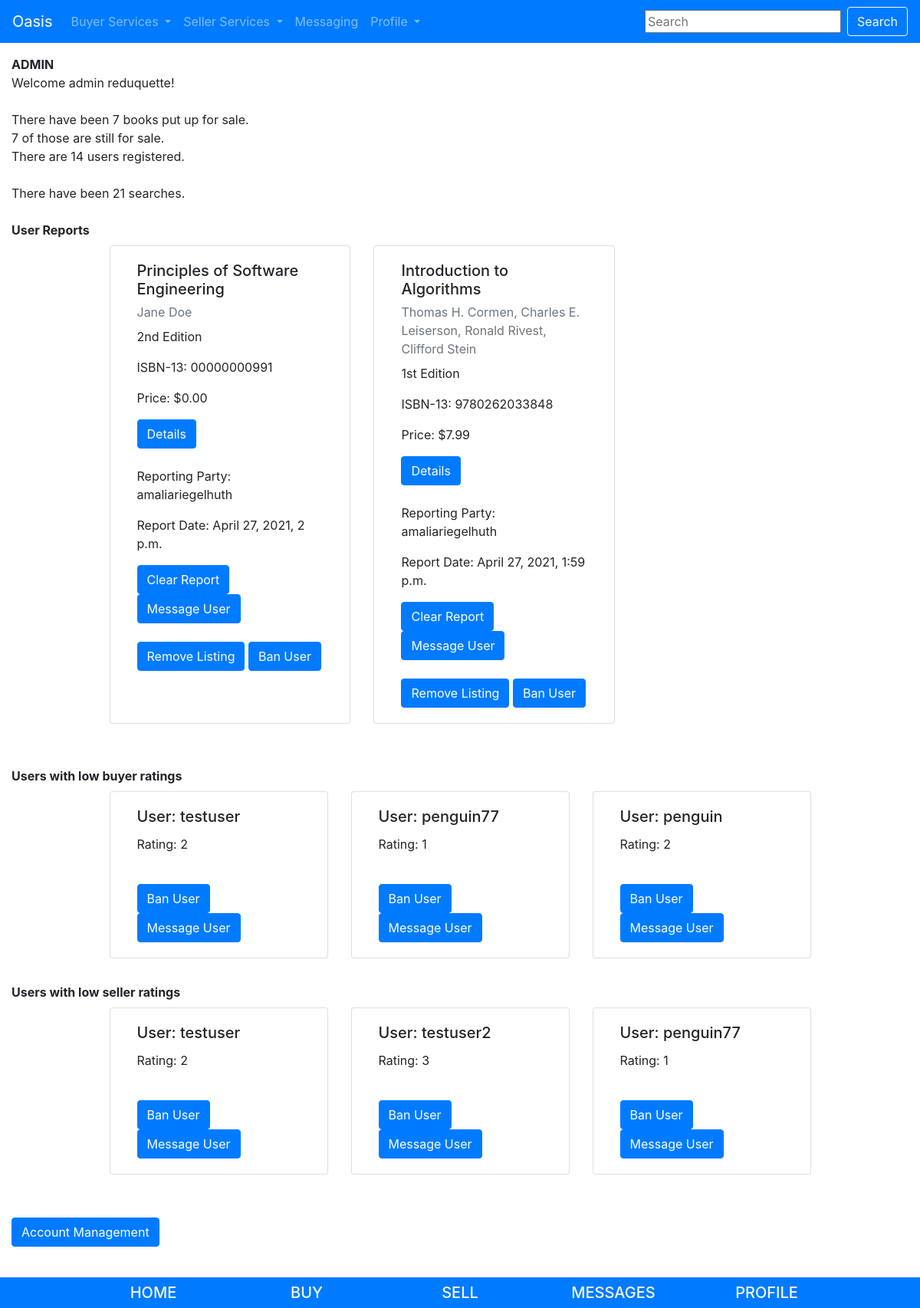
/pages/admin/ (signed in), run on the app's committed database.
### pages/models.py (models this page shows, shortened)
class NumSearch(models.Model):
    count = models.IntegerField(default=0)

class Listing(models.Model):
    id = models.UUIDField(primary_key=True, default=uuid.uuid4, help_text='unique id for this listing')
    book = models.ForeignKey('Book', on_delete=models.RESTRICT, null=True)
    date_added = models.DateTimeField(auto_now_add=True)
    user = models.ForeignKey(User,
                        default = 1,
                        null = True,
                        on_delete = models.SET_NULL
                        )
    price= models.DecimalField(max_digits=10, decimal_places=2)
    hide_listing = models.BooleanField(default=False)
    times_reported = models.SmallIntegerField(default=0)
    report = models.ForeignKey('ReportListing',null = True, on_delete = models.SET_NULL)
    condition = models.CharField(
        max_length=1,
        choices=CONDITION,
        blank=True,
        default=1,
        help_text='Book condition',
    )
    class Meta:
        ordering = ['-date_added']
    def get_absolute_url(self):
        return reverse('listings-detail', args=[str(self.id)])

class Book(models.Model):
    title = models.CharField(max_length=200)
    author = models.CharField(max_length=100)
    isbn = models.CharField('ISBN', max_length=13, unique=True, help_text='13 Character <a href="https://www.isbn-international.org/content/what-isbn">ISBN number</a>')
    edition = models.CharField(max_length=5) #length here assumes no more than 999th edition -- seems like a reasonable assumption
    pub_year = models.SmallIntegerField()

class ReportListing(models.Model):
    sent_by = models.ForeignKey(User, default = 1,
                        null = True,
                        on_delete = models.SET_NULL)
    date_reported = models.DateTimeField(auto_now_add=True)

class Profile(models.Model):
    user = models.OneToOneField(User, on_delete=models.CASCADE)
    buyer_rating = models.IntegerField(
        choices = RATINGS,
        default = 5,
    )
    seller_rating = models.IntegerField(
        choices = RATINGS,
        default = 5,
    )

### pages/views.py (the view)
# urls.py: path('admin/', admin.site.urls),
def admin(request):
    num_books = Book.objects.all().count()
    num_listings = Listing.objects.all().count()
    listings = Listing.objects.all()
    item = []
    item = listings.exclude(report = None)
    low_buyer = Profile.objects.all().exclude(buyer_rating = 5)
    low_buyer = low_buyer.exclude(buyer_rating = 4)
    low_buyer = low_buyer.exclude(buyer_rating = 3)
    low_seller = Profile.objects.all().exclude(seller_rating = 5)
    low_seller = low_seller.exclude(seller_rating = 4)
    low_seller = low_seller.exclude(seller_rating = 3)
    vars = {
        'num_books':num_books,
		'num_listings':num_listings,
		'num_users':User.objects.all().count(),
        'report':item,
        'searches':NumSearch.objects.all(),
        'low_buyer':low_buyer,
        'low_seller':low_seller,
    }
    return render(request, 'admin_view.html', context=vars)

### cart/context_processors.py (called while the page is built)
def cart(request):
     return {'cart': Cart(request)}

### pages/templates/admin_view.html (shortened to what this page needs)
{% extends 'base.html' %}
{%block content%}
{% if user.is_admin or user.is_superuser %}
	<strong>ADMIN</strong>
	<br/>
	Welcome admin {{user.username}}!
	<br/>
	<br/>
	There have been {{ num_books }} books put up for sale.
	<br/>
	{{num_listings}} of those are still for sale.
	<br/>
	There are {{num_users}} users registered.
	<br/>
	<br/>
	{% for num in searches %}
		There have been {{num.count}} searches.
	{% endfor %}
	<br/>
	<br/>
	<strong>User Reports</strong>
	<br/>
	<div class="card-deck col-lg-10 col-sm-12 py-2 mx-auto">
		{% for object in report %}
			<div class="card col-sm-4 rounded">
			<div class="card-body">
				<h5 class="card-title"> {{ object.book.title }}</h5>
				<p class="card-subtitle mb-2 text-muted"> {{ object.book.author }}</p>
				<p class="card-text">{{ object.book.edition }} Edition</p>
				<p class="card-text">ISBN-13: {{ object.book.isbn }}</p>
				<p class="card-text">Price: ${{ object.price}}</p>
				<a href="{{ object.get_absolute_url }}" class="btn btn-primary">Details</a>
				<br/>
				<br/>
				<p class="card-text">Reporting Party: {{object.report.sent_by}}</p>
				<p class="card-text">Report Date: {{object.report.date_reported}}</p>
				<a href="{% url 'clearlisting' object.id %}" class="btn btn-primary">Clear Report</a>
				<a href="{% url 'newuserconversation' object.user.id %}" class="btn btn-primary">Message User</a>
				<br/>
				<br/>
				<a href="{% url 'removelisting' object.id %}" class="btn btn-primary">Remove Listing</a>
				<a href="{% url 'ban_user' object.user.id %}" class="btn btn-primary">Ban User</a>
			</div>
		</div>
		<br/>
	{% endfor %}
	</div>
	<br/>
	<br/>
	<strong>Users with low buyer ratings</strong>
	<br/>
	<div class="card-deck col-lg-10 col-sm-12 py-2 mx-auto">
	{% for users in low_buyer %}
		<div class="card col-sm-4 rounded">
			<div class="card-body">
				<h5 class="card-title">User:  {{ users.user }}</h5>
				<p class="card-text">Rating: {{ users.buyer_rating }}</p>
				<br/>
				<a href="{% url 'ban_user' users.user.id %}" class="btn btn-primary">Ban User</a>
				<a href="{% url 'newuserconversation' users.user.id %}" class="btn btn-primary">Message User</a>
			</div>
		</div>
		<br/>
	{% endfor %}
	</div>
	<br/>
	<strong>Users with low seller ratings</strong>
	<br/>
	<div class="card-deck col-lg-10 col-sm-12 py-2 mx-auto">
	{% for users in low_seller %}
		<div class="card col-sm-4 rounded">
			<div class="card-body">
				<h5 class="card-title">User:  {{ users.user }}</h5>
				<p class="card-text">Rating: {{ users.buyer_rating }}</p>
				<br/>
				<a href="{% url 'ban_user' users.user.id %}" class="btn btn-primary">Ban User</a>
				<a href="{% url 'newuserconversation' users.user.id %}" class="btn btn-primary">Message User</a>
			</div>
		</div>
		<br/>
	{% endfor %}
	</div>
	<br/>
	<br/>
	<a class="btn btn-primary" href="{% url 'admin:index' %}">Account Management</a>
	<br/>
	<br/>
{% endif %}
{%endblock%}

### data on the page
NumSearch: count "21"
Listing: book "Principles of Software Engineering", book.author "Jane Doe", book.edition "2nd", book.isbn "00000000991", price "0.00", report.sent_by "amaliariegelhuth", report.date_reported "April 27, 2021, 2 p.m."
Listing: book "Introduction to Algorithms", book.author "Thomas H. Cormen, Charles E. Leiserson, Ronald Rivest, Clifford Stein", book.edition "1st", book.isbn "9780262033848", price "7.99", report.sent_by "amaliariegelhuth", report.date_reported "April 27, 2021, 1:59 p.m."
Profile: user "testuser", buyer_rating "2"
Profile: user "penguin77", buyer_rating "1"
Profile: user "penguin", buyer_rating "2"
Profile: user "testuser2", buyer_rating "3"

### other printed values
{{ user.username }} "reduquette"
{{ num_books }} "7"
{{ num_listings }} "7"
{{ num_users }} "14"
